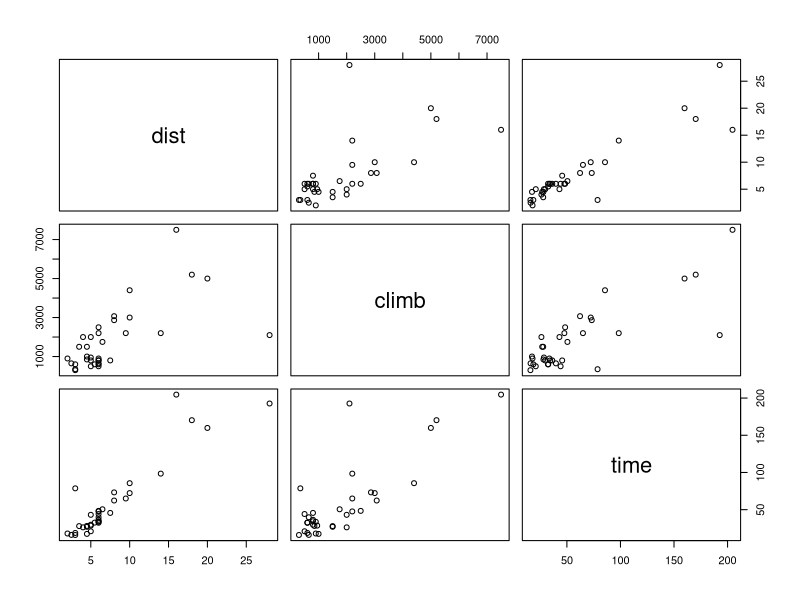

Generate this figure with R:
## ---- chunk 1
library(MASS)
data <- hills
data
## ---- chunk 2
# GTTB độ dài đường đua
mean(data[, "dist"])
# Độ lệch tiêu chuẩn độ dài đường đua
sd(data[, "dist"])
# GTTB độ cao đạt được
mean(data[, "climb"])
#  Độ lệch tiêu chuẩn độ cao đạt được
sd(data[, "climb"])
# GTTB thời gian chạy của người chiến thắng
mean(data[, "time"])
#  Độ lệch tiêu chuẩn thời gian chạy của người chiến thắng
sd(data[, "time"])
## ---- chunk 3
# Xây dựng hàm kiểm tra phân phối chuẩn bằng Shapiro-Wilk test
check_shapiro_test <- function(x, alpha = 0.05) {
  if (shapiro.test(x)$p.value < alpha) {
    print("KHÔNG TUÂN THEO PHÂN PHỐI CHUẨN")
  } else {
    print("TUÂN THEO PHÂN PHỐI CHUẨN")
  }
}

# Kiểm tra biến độ dài đường đua
check_shapiro_test(data[, "dist"])

# Kiểm tra biến độ cao đạt được
check_shapiro_test(data[, "climb"])

# Kiểm tra biến thời gian chạy của người chiến thắng
check_shapiro_test(data[, "time"])
## ---- chunk 4
pairs(data)
## ---- chunk 5
library(datasets)
iris
## ---- chunk 6
# GTTB độ dài cánh hoa
mean(iris$Petal.Length)
# GTTB độ rộng cánh hoa
mean(iris$Petal.Width)
# GTTB độ dài đài hoa
mean(iris$Sepal.Length)
# GTTB độ rộng đài hoa
mean(iris$Sepal.Width)
# Độ lệch tiêu chuẩn độ dài cánh hoa
sd(iris$Petal.Length)
# Độ lệch tiêu chuẩn độ rộng cánh hoa
sd(iris$Petal.Width)
# Độ lệch tiêu chuẩn độ dài đài hoa
sd(iris$Sepal.Length)
# Độ lệch tiêu chuẩn độ rộng đài hoa
sd(iris$Sepal.Width)
